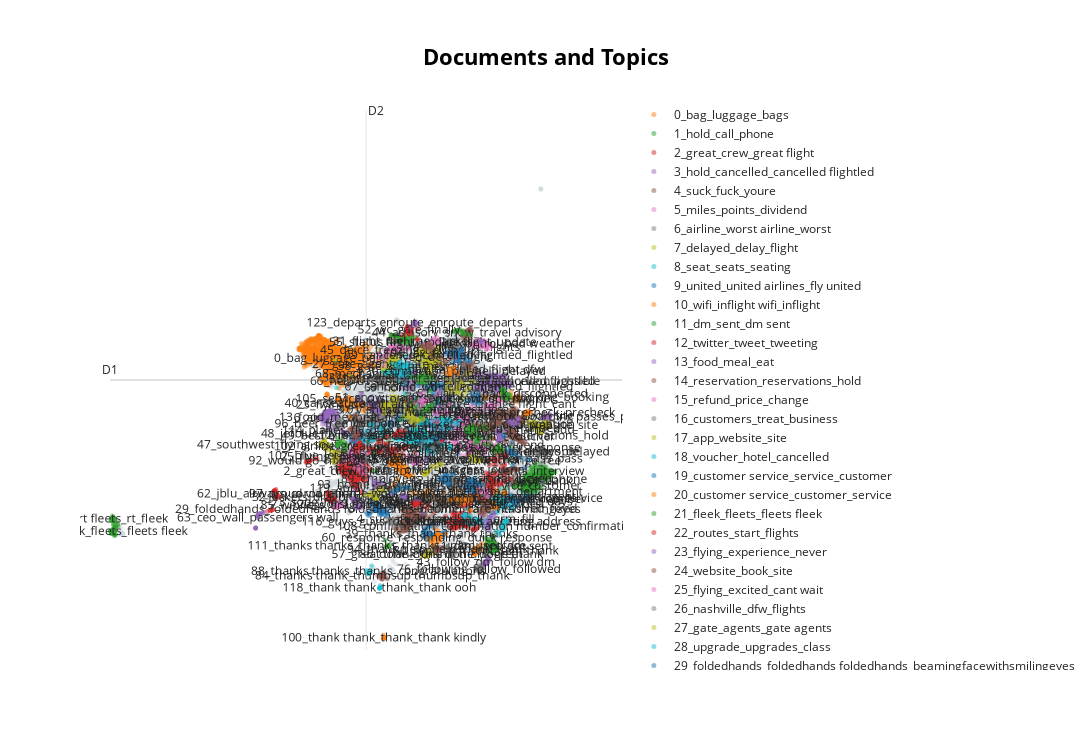

Notebook code for this chart:
### Markdown cell above
#### Now visualise the documents within topics:

### Code cell
# Run the visualization with the original embeddings
# And viewing the original tweet text
bertmodel_mpnet.visualize_documents(docs=list(df.text), embeddings=embeddings_mpnet)

umap_vis = UMAP(
    n_neighbors=n_neighbors,
    n_components=2,
    min_dist=min_dist,
    metric=metric_umap,
    random_state=random_state,
)

# Reduce dimensionality of embeddings, this step is optional but much faster to perform iteratively:
reduced_embeddings = umap_vis.fit_transform(embeddings_mpnet)
bertmodel_mpnet.visualize_documents(
    docs=list(df.text), reduced_embeddings=reduced_embeddings
)
